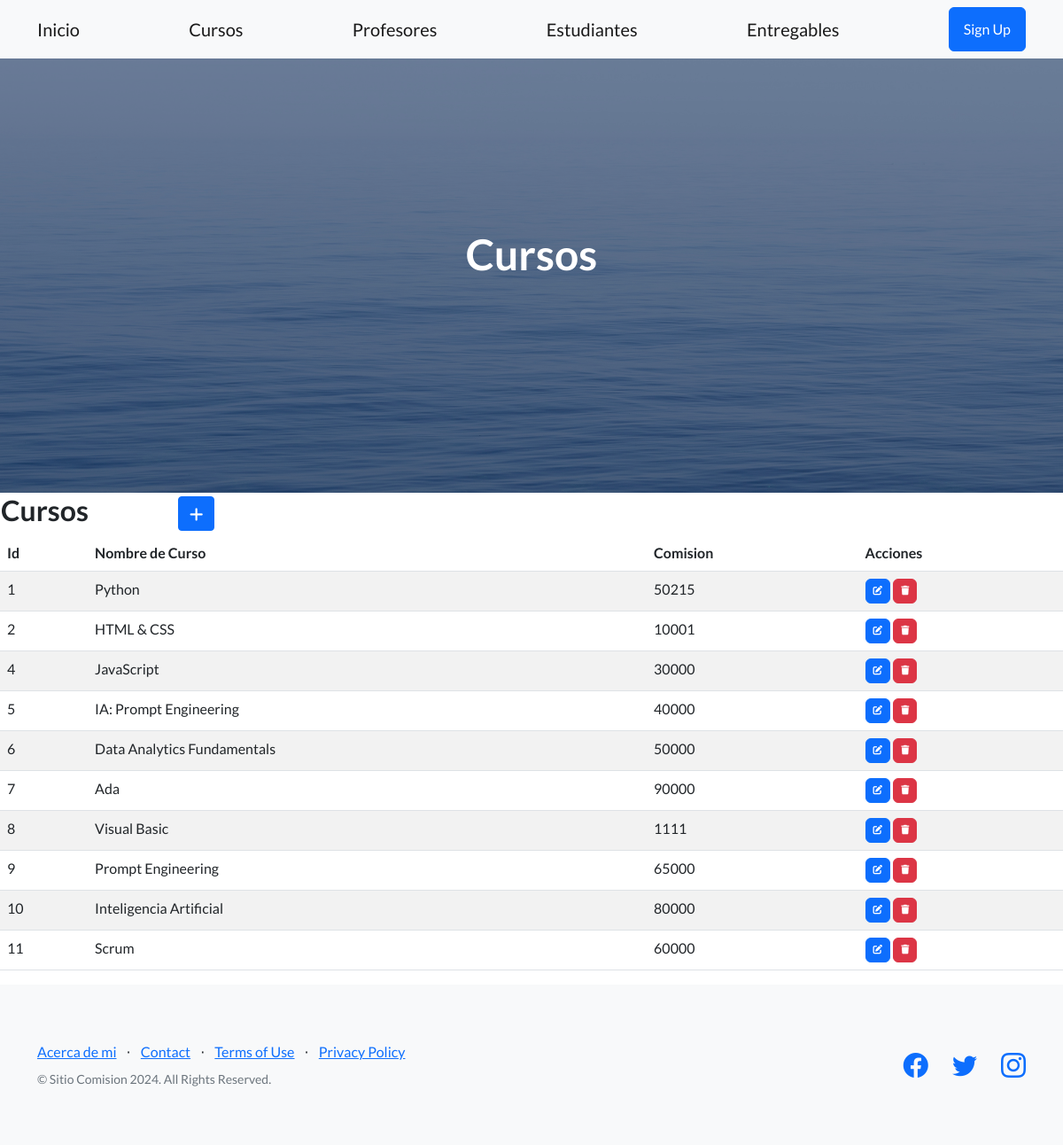
Screenshot of /cursos/ with the database file from the repository.
### aplicacion/models.py (models this page shows, shortened)
class Curso(models.Model):
    nombre = models.CharField(max_length=50)
    comision = models.IntegerField()
    class Meta:
        ordering = ["-nombre"]

### aplicacion/views.py (the view)
# urls.py: path('cursos/', cursos, name="cursos"),
def cursos(request):
    contexto = {'cursos': Curso.objects.all().order_by("id")}
    return render(request, "aplicacion/cursos.html", contexto)

### aplicacion/templates/aplicacion/cursos.html (shortened to what this page needs)
{% extends "aplicacion/index.html" %}
{% block titulo %}
<h1 class="mb-5">Cursos</h1>
{% endblock titulo %}
{% block contenido %}
<table>
    <tr>
        <td width="200"><h2>Cursos</h2></td>
        <td>
            <a
            href="{% url 'curso_create' %}"
            class="btn btn-primary btn-sm"
            >
            </a>
        </td>
    </tr>
</table>
<table class="table table-striped">
    <thead>
        <tr>
            <th>Id</th>
            <th>Nombre de Curso</th>
            <th>Comision</th>
            <th>Acciones</th>
        </tr>
    </thead>
    <tbody>
    {% for c in cursos  %}
        <tr>
            <td>{{ c.id }}</td>
            <td>{{ c.nombre }}</td>
            <td>{{ c.comision }}</td>
            <td>
                <a
                  href="{% url 'curso_update' c.id %}"
                  class="btn btn-primary"
                  style="--bs-btn-padding-y: .25rem; --bs-btn-padding-x: .5rem; --bs-btn-font-size: .75rem;"
                  >
                </a>
                <a
                  href="{% url 'curso_delete' c.id %}"
                  class="btn btn-danger"
                  style="--bs-btn-padding-y: .25rem; --bs-btn-padding-x: .5rem; --bs-btn-font-size: .75rem;"
                  >
                </a>
            </td>
        </tr>
    {% endfor %}
    </tbody>
</table>
{% endblock contenido %}

### aplicacion/templates/aplicacion/index.html (shortened to what this page needs)
<!DOCTYPE html>
<html lang="en">
    <head>
        {% load static %}
        <link href="https://cdn.jsdelivr.net/npm/bootstrap-icons@1.5.0/font/bootstrap-icons.css" rel="stylesheet" type="text/css" />
        <link href="{% static  'css/styles.css' %}" rel="stylesheet" />
        <link rel="stylesheet" href="https://cdnjs.cloudflare.com/ajax/libs/font-awesome/6.4.0/css/all.min.css">
    </head>
    <body>
        <nav class="navbar navbar-light bg-light static-top">
            <div class="container">
                <a class="navbar-brand" href="{% url 'home' %}">Inicio</a>
                <a class="navbar-brand" href="{% url 'cursos' %}">Cursos</a>
                <a class="navbar-brand" href="{% url 'profesores' %}">Profesores</a>
                <a class="navbar-brand" href="{% url 'estudiantes' %}">Estudiantes</a>
                <a class="navbar-brand" href="{% url 'entregables' %}">Entregables</a>
                <a class="btn btn-primary" href="#signup">Sign Up</a>
            </div>
        </nav>
        <header class="masthead">
            <div class="container position-relative">
                <div class="row justify-content-center">
                    <div class="col-xl-6">
                        <div class="text-center text-white">
                            {% block titulo %}{% endblock titulo %}
                        </div>
                    </div>
                </div>
            </div>
        </header>
        {% block contenido %}
        {% endblock contenido %}
        <footer class="footer bg-light">
            <div class="container">
                <div class="row">
                    <div class="col-lg-6 h-100 text-center text-lg-start my-auto">
                        <ul class="list-inline mb-2">
                            <li class="list-inline-item"><a href="{% url 'acerca_de_mi' %}">Acerca de mi</a></li>
                            <li class="list-inline-item">⋅</li>
                            <li class="list-inline-item"><a href="#!">Contact</a></li>
                            <li class="list-inline-item">⋅</li>
                            <li class="list-inline-item"><a href="#!">Terms of Use</a></li>
                            <li class="list-inline-item">⋅</li>
                            <li class="list-inline-item"><a href="#!">Privacy Policy</a></li>
                        </ul>
                        <p class="text-muted small mb-4 mb-lg-0">&copy; Sitio Comision 2024. All Rights Reserved.</p>
                    </div>
                    <div class="col-lg-6 h-100 text-center text-lg-end my-auto">
                        <ul class="list-inline mb-0">
                            <li class="list-inline-item me-4">
                                <a href="#!"><i class="bi-facebook fs-3"></i></a>
                            </li>
                            <li class="list-inline-item me-4">
                                <a href="#!"><i class="bi-twitter fs-3"></i></a>
                            </li>
                            <li class="list-inline-item">
                                <a href="#!"><i class="bi-instagram fs-3"></i></a>
                            </li>
                        </ul>
                    </div>
                </div>
            </div>
        </footer>
    </body>
</html>

### rows the page displays
Curso: id "1", nombre "Python", comision "50215"
Curso: id "2", nombre "HTML & CSS", comision "10001"
Curso: id "4", nombre "JavaScript", comision "30000"
Curso: id "5", nombre "IA: Prompt Engineering", comision "40000"
Curso: id "6", nombre "Data Analytics Fundamentals", comision "50000"
Curso: id "7", nombre "Ada", comision "90000"
Curso: id "8", nombre "Visual Basic", comision "1111"
Curso: id "9", nombre "Prompt Engineering", comision "65000"
Curso: id "10", nombre "Inteligencia Artificial", comision "80000"
Curso: id "11", nombre "Scrum", comision "60000"
